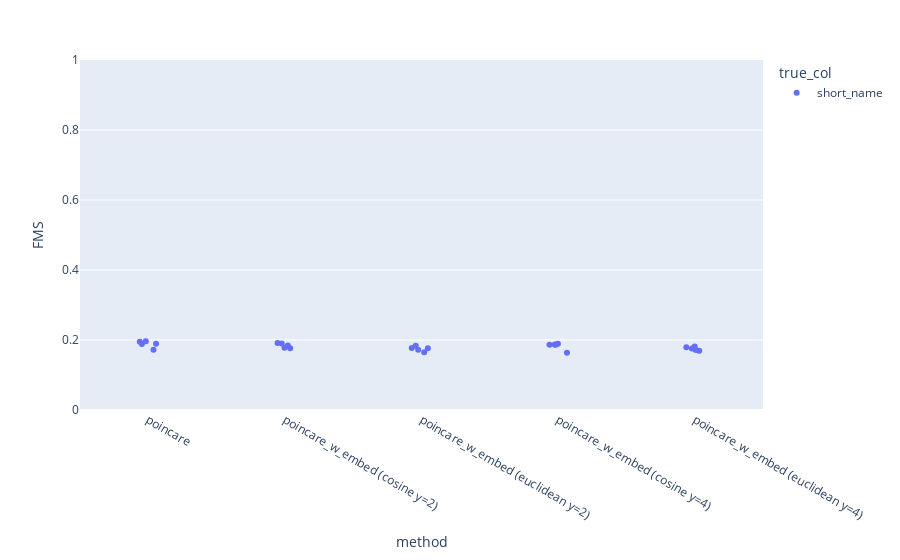

This figure's notebook cell:
### Markdown cell above
### FMS

### Code cell
fig = px.strip(df_results_clust, x='method', y='FMS', color = "true_col")
fig.update_yaxes(range = [0,1])
fig.show()

# Need to add the original poincaré method

### Figure 1 — Plotly figure (JSON) as saved in the notebook; plotly's stock layout.template omitted (floating-point values rounded to 4 significant figures)
{"data": [{"alignmentgroup": "True", "boxpoints": "all", "fillcolor": "rgba(255,255,255,0)", "hoveron": "points", "hovertemplate": "true_col=short_name<br>method=%{x}<br>FMS=%{y}<extra></extra>", "legendgroup": "short_name", "line": {"color": "rgba(255,255,255,0)"}, "marker": {"color": "#636efa"}, "name": "short_name", "offsetgroup": "short_name", "orientation": "v", "pointpos": 0, "showlegend": true, "type": "box", "x": ["poincare", "poincare_w_embed (cosine y=2)", "poincare_w_embed (euclidean y=2)", "poincare_w_embed (cosine y=4)", "poincare_w_embed (euclidean y=4)", "poincare", "poincare_w_embed (cosine y=2)", "poincare_w_embed (euclidean y=2)", "poincare_w_embed (cosine y=4)", "poincare_w_embed (euclidean y=4)", "poincare", "poincare_w_embed (cosine y=2)", "poincare_w_embed (euclidean y=2)", "poincare_w_embed (cosine y=4)", "poincare_w_embed (euclidean y=4)", "poincare", "poincare_w_embed (cosine y=2)", "poincare_w_embed (euclidean y=2)", "poincare_w_embed (cosine y=4)", "poincare_w_embed (euclidean y=4)", "poincare", "poincare_w_embed (cosine y=2)", "poincare_w_embed (euclidean y=2)", "poincare_w_embed (cosine y=4)", "poincare_w_embed (euclidean y=4)"], "x0": " ", "xaxis": "x", "y": [0.1963, 0.1846, 0.1767, 0.1895, 0.1793, 0.1948, 0.1911, 0.1653, 0.1868, 0.1696, 0.1888, 0.1777, 0.1838, 0.1863, 0.1812, 0.1722, 0.1767, 0.1772, 0.1634, 0.1755, 0.1891, 0.1897, 0.172, 0.1866, 0.1712], "y0": " ", "yaxis": "y"}], "layout": {"boxmode": "group", "legend": {"title": {"text": "true_col"}, "tracegroupgap": 0}, "margin": {"t": 60}, "xaxis": {"anchor": "y", "domain": [0, 1], "title": {"text": "method"}}, "yaxis": {"anchor": "x", "domain": [0, 1], "range": [0, 1], "title": {"text": "FMS"}}}}
